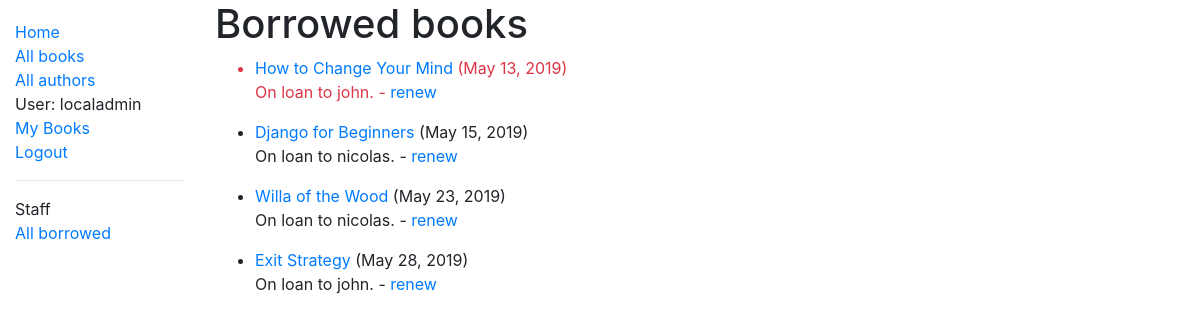
Page /catalog/loanedbooks/ (signed in) on the earlier database version.
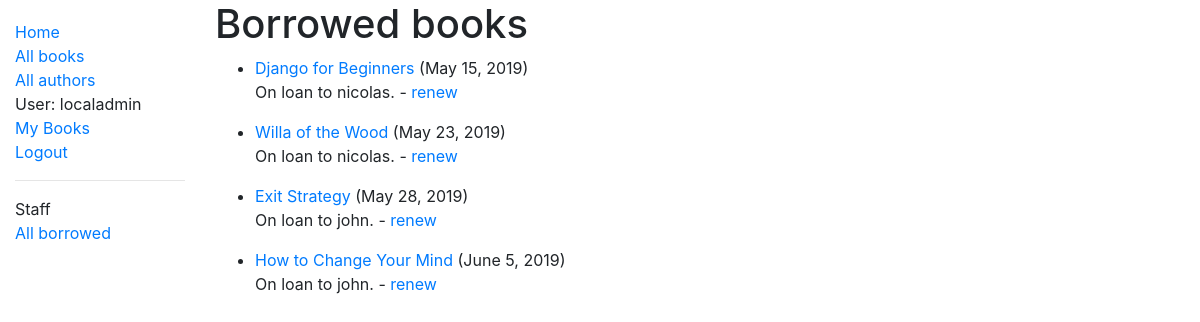
Same page on the later database version.
### catalog/models.py (models this page shows, shortened)
class BookInstance(models.Model):
    id = models.UUIDField(primary_key=True, default=uuid.uuid4,
                          help_text='Unique ID for this particular book across the whole library')
    book = models.ForeignKey('Book', on_delete=models.SET_NULL, null=True)
    imprint = models.CharField(max_length=200)
    borrower = models.ForeignKey(User, on_delete=models.SET_NULL, null=True, blank=True)
    due_back = models.DateField(null=True, blank=True)
    LOAN_STATUS = (
        ('m', 'Maintenance'),
        ('o', 'On loan'),
        ('a', 'Available'),
        ('r', 'Reserved'),
    )
    status = models.CharField(max_length=1, choices=LOAN_STATUS, blank=True,
                              default='m', help_text='Book availability')
    class Meta:
        ordering = ['due_back']
        permissions = (
            ('can_mark_returned', 'Set book as returned'),
        )
    @property
    def is_overdue(self):
        if self.due_back and timezone.now().date() > self.due_back:
            return True
        return False

class Book(models.Model):
    title = models.CharField(max_length=200)
    subtitle = models.CharField(max_length=200, blank=True, null=True)
    author = models.ForeignKey('Author', on_delete=models.SET_NULL, null=True)
    summary = models.TextField(max_length=10000,
                               help_text='Enter a brief description of the book')
    isbn = models.CharField('ISBN', max_length=14,
                            help_text='13 Character <a href="https://www.isbn-international.org/content/what-isbn">ISBN number</a>')
    genre = models.ManyToManyField(Genre,
                                   help_text='Select a genre for this book')
    language = models.ForeignKey('Language', on_delete=models.SET_NULL, null=True)
    def display_genre(self):
        """Create a string for the Genre. This is required to display genre in Admin"""
        return ', '.join(genre.name for genre in self.genre.all()[:3])
    display_genre.short_description = 'genre'

### catalog/views.py (the view)
# urls.py: path('loanedbooks/', views.LoanedBooksListView.as_view(), name='borrowed'),
class LoanedBooksListView(PermissionRequiredMixin, generic.ListView):
    permission_required = 'catalog.can_mark_returned'
    model = BookInstance
    template_name = 'catalog/bookinstance_list_borrowed.html'
    paginate_by = 10
    def get_queryset(self):
        return BookInstance.objects.filter(status__exact='o').order_by('due_back')

### catalog/templates/catalog/bookinstance_list_borrowed.html
{% extends 'base_generic.html' %}
{% block content %}
    <h1>Borrowed books</h1>
    {% if bookinstance_list %}
        <ul>
            {% for bookinstance in bookinstance_list %}
                <li {% if bookinstance.is_overdue %}class="text-danger"{% endif %}>
                    <a href="{% url 'book-detail' bookinstance.book.pk %}">{{ bookinstance.book.title }}</a>
                    ({{ bookinstance.due_back }})
                    <p>On loan to {{ bookinstance.borrower }}. {% if perms.catalog.can_mark_returned %} - <a
                            href="{% url 'renew-book-librarian' bookinstance.id %}">renew</a>{% endif %}</p>
                </li>
            {% endfor %}
        </ul>
    {% else %}
        <p>There are no books checked out from the library.</p>
    {% endif %}
{% endblock content %}

Differences in the rows shown:
changed BookInstance "How to Change Your Mind": due_back "May 13, 2019" → "June 5, 2019"; moves down the list
